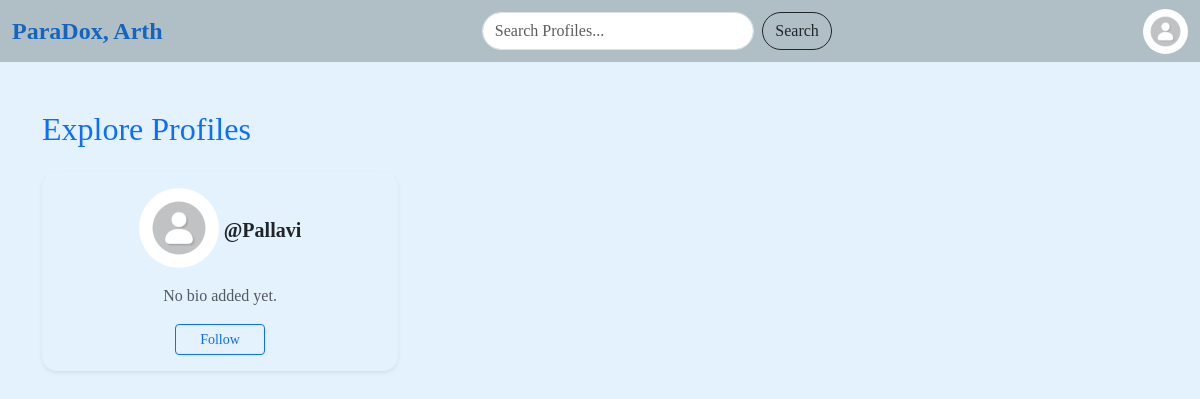
Before: /index/ (signed in) with the older database file.
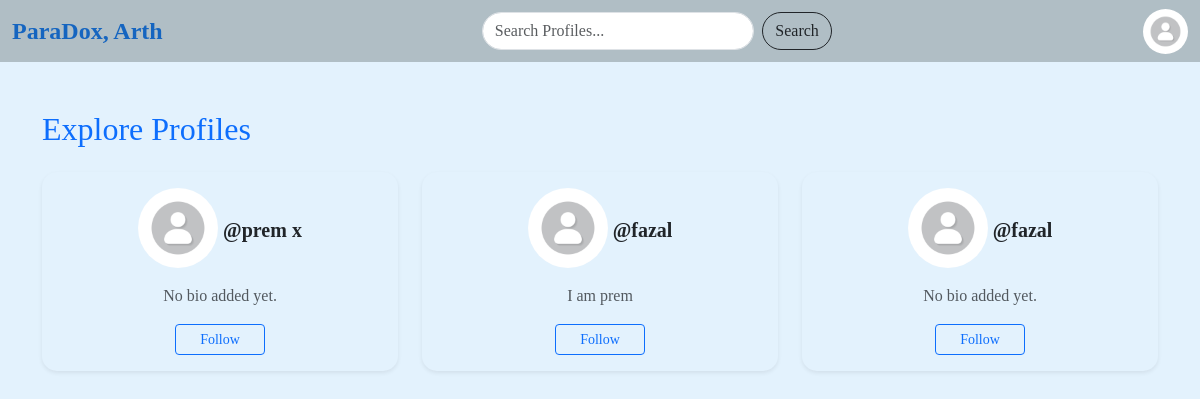
After: the same page with the newer database file.
### apps/dashboard/models.py (models this page shows)
class User(models.Model):
    email = models.EmailField(unique=True)
    name = models.CharField(max_length=100, default="User", null=True, blank=True)
    mobile = models.CharField(max_length=14, unique=True)
    password = models.CharField(max_length=255)
    otp = models.IntegerField(null=True, blank=True)
    is_active = models.BooleanField(default=False)
    followers = models.ManyToManyField('self', symmetrical=False, related_name='following', blank=True)
    bio = models.TextField(blank=True, null=True)
    profile_image = models.ImageField(upload_to='profile_images/',default="images\default-profile-icon.jpg", blank=True, null=True)

### apps/dashboard/views.py (the view)
# urls.py: path('index/', views.index, name='index'),
@login_required
def index(request):
    query = request.GET.get('query')
    user_id = request.session.get('user_id')
    current_user = User.objects.get(id=user_id)
    if query:
        users = User.objects.filter(name__icontains=query).exclude(id=user_id)
    else:
        users = User.objects.exclude(id=user_id)
    return render(request, 'dashboard/index.html', {
        'users': users,
        'current_user': current_user
    })

### apps/dashboard/context_processors.py (called while the page is built)
def current_user(request):
    user_id = request.session.get('user_id')
    if user_id:
        try:
            user = User.objects.get(id=user_id)
            return {'user': user}
        except User.DoesNotExist:
            return {}
    return {}

### apps/dashboard/views.py (called while the page is built)
def login_required(view_func):
    @wraps(view_func)
    def wrapper(request, *args, **kwargs):
        if 'user_id' not in request.session:
            return redirect('sign_in')  # redirect to login page
        return view_func(request, *args, **kwargs)
    return wrapper

### apps/dashboard/templates/dashboard/index.html (shortened to what this page needs)
{% extends 'dashboard/base.html' %}
{% block body %}
<div class="container mt-5">
    <h2 class="mb-4  text-primary">Explore Profiles</h2>
    {% if users %}
    <div class="row justify">
        {% for user in users %}
        <div class="col-md-4 mb-4">
            <div class="card shadow-sm border-0" style="background-color: #e3f2fd; border-radius: 15px;">
                <div class="card-body text-center">
                    <h5 class="card-title mb-2">
                        {% if user.profile_image %}
                        <img src="{{ user.profile_image.url }}" class="rounded-circle mb-2" width="80" height="80"
                            style="object-fit: cover;">
                        {% endif %}
                        <a href="{% url 'public_profile' user.id %}" class="text-decoration-none text-dark fw-bold">
                            @{{ user.name }}
                        </a>
                    </h5>
                    <p class="text-muted mb-3">{{ user.bio|default:"No bio added yet." }}</p>
                    <form method="post" action="{% url 'toggle_follow' user.id %}">
                        {% if user in current_user.following.all %}
                        <button type="submit" class="btn btn-outline-danger btn-sm px-4">Unfollow</button>
                        {% else %}
                        <button type="submit" class="btn btn-outline-primary btn-sm px-4">Follow</button>
                        {% endif %}
                    </form>
                </div>
            </div>
        </div>
        {% endfor %}
    </div>
    {% else %}
    <p class="text-center text-muted">No users found.</p>
    {% endif %}
</div>
{% endblock %}

### apps/dashboard/templates/dashboard/base.html (shortened to what this page needs)
{% load static %}
<!DOCTYPE html>
<html lang="en">
<head>
    <link href="https://cdn.jsdelivr.net/npm/bootstrap@5.3.6/dist/css/bootstrap.min.css" rel="stylesheet"
>
    <link rel="stylesheet" href="https://cdnjs.cloudflare.com/ajax/libs/font-awesome/6.4.0/css/all.min.css">
    <link rel="stylesheet" href="{% static 'dashboard/css/style.css' %}">
</head>
<body>
    <nav class="navbar navbar-expand-lg">
        <div class="container-fluid">
            <a class="navbar-brand" href="{% url 'index' %}">ParaDox, {{ user.name }}</a>
            <div class="collapse navbar-collapse justify-content-center" id="navbarNav">
                <form class="d-flex" action="#" method="GET" style="width: 350px;">
                    <input class="form-control me-2" type="search" name="query" placeholder="Search Profiles..."
                        aria-label="Search">
                    <button class="btn btn-outline-dark" type="submit">Search</button>
                </form>
            </div>
            <ul class="navbar-nav ms-auto">
                <li class="nav-item">
                    <a href="{% url 'profile' %}">
                        <img src="{{ user.profile_image.url }}" alt="Profile" class="ms-2">
                    </a>
                </li>
            </ul>
        </div>
    </nav>
    {% block body %}
    {% endblock %}
</body>
</html>

### apps/dashboard/static/css/style.css (style rules this page uses)
* { font-family: 'Times New Roman', Times, serif; }

### apps/dashboard/templates/dashboard/base.html (style rules this page uses)
body { background-color: #e3f2fd; font-family: 'Segoe UI', sans-serif; }
.navbar { background-color: #b0bec5 !important; }
.navbar-brand { font-weight: bold; font-size: 24px; color: #1565c0 !important; }
.navbar .form-control { border-radius: 20px; }
.navbar .btn-outline-dark { border-radius: 20px; }
.navbar-nav .nav-item img { border-radius: 50%; width: 45px; height: 45px; object-fit: cover; }

Changed rows visible on the page:
removed User: name "Pallavi", bio "No bio added yet."
added User: name "prem x", bio "No bio added yet."
added User: name "fazal", bio "I am prem"
added User: name "fazal", bio "No bio added yet."
